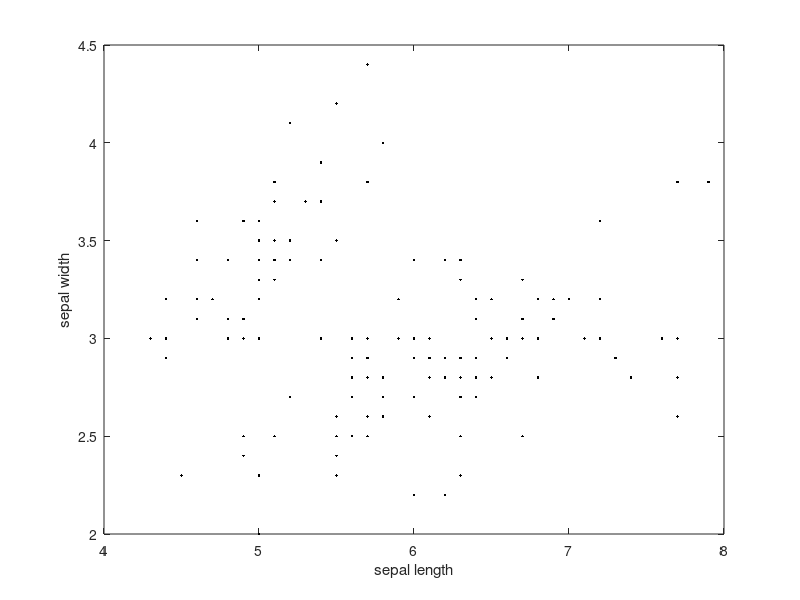
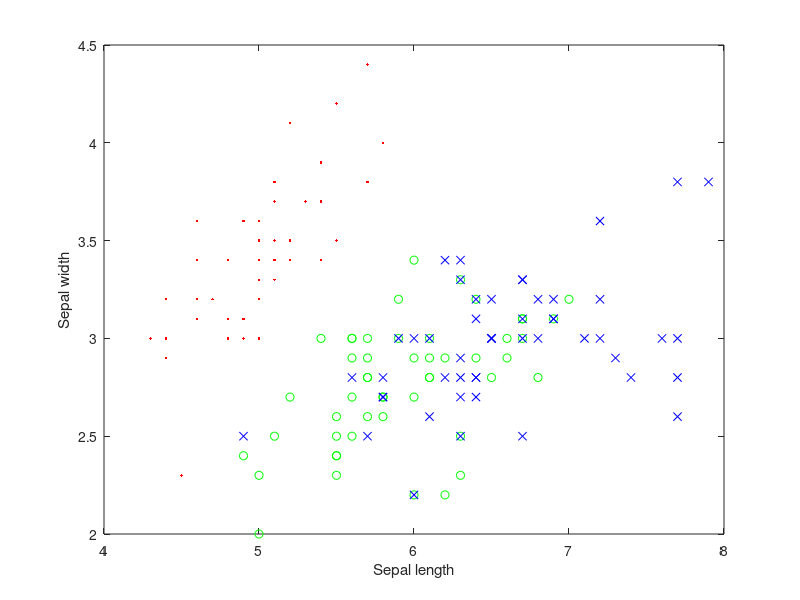
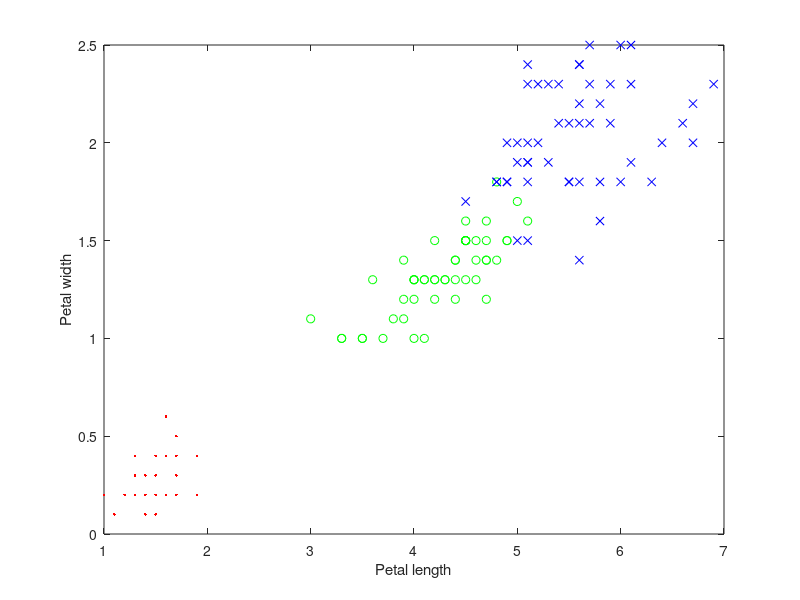

Source code (MATLAB) for these figures, in order:
%%clear: 작업공간 변수 모두 삭제, closeall: 그림닫기, clc: 명령창 초기화
clear; close all; clc;

% 꽃 데이터 불러오기
% 1: se - length
% 2: se - width
% % 3: pet - length
% 4: pet - width
load fisheriris;

% 특징 그려보기
figure;
plot(meas(:,1), meas(:,2), 'k. ');
xlabel('sepal length');
ylabel('sepal width');

%% 각 종을 숫자로 표현
%% 1 = setosa, 2 = versi, 3 = virgi
spcs2num = [];
for k=1:1:length(species)
    if strcmp(species(k), 'setosa') == 1
        spcs2num(k,1) = 1;
    elseif strcmp(species(k), 'versicolor') == 1
        spcs2num(k,1) = 2;
    elseif strcmp(species(k), 'virginica') == 1
        spcs2num(k,1) = 3;
    end
end

% 종별로 다른 색으로 그려보기
idx1 = find(spcs2num == 1); %%세토사만 찾기
idx2 = find(spcs2num == 2); %%버시칼라만 찾기
idx3 = find(spcs2num == 3); %%버지니카만 찾기

% 세토사는 빨간점, 버시칼라는 초록으로, 버지니카는 파란X으로
figure;
plot(meas(idx1, 1), meas(idx1, 2), 'r. '); hold on;
plot(meas(idx2, 1), meas(idx2, 2), 'go'); hold on;
plot(meas(idx3, 1), meas(idx3, 2), 'bx'); hold on;
xlabel('Sepal length');
ylabel('Sepal width');

figure;
plot(meas(idx1, 3), meas(idx1, 4), 'r. '); hold on;
plot(meas(idx2, 3), meas(idx2, 4), 'go'); hold on;
plot(meas(idx3, 3), meas(idx3, 4), 'bx'); hold on;
xlabel('Petal length');
ylabel('Petal width');


% % 학습/평가 데이터 분리
% versiclolor viginica만 분리
% 1~50: 세토사, 51~100: 버지칼라 101~150: 버지니카
% 학슴: 71~100: 버지칼라, 121~150: 버지니카
% 평가: 51~70, 101~120
tr_id = [71:1:100 121:1:150];
Training_data = meas(tr_id, :);
Training_label = spcs2num(tr_id,:);

ts_id = [51:1:70 101:1:120];
Test_data = meas(ts_id,:);
Test_label = spcs2num(ts_id,:);
